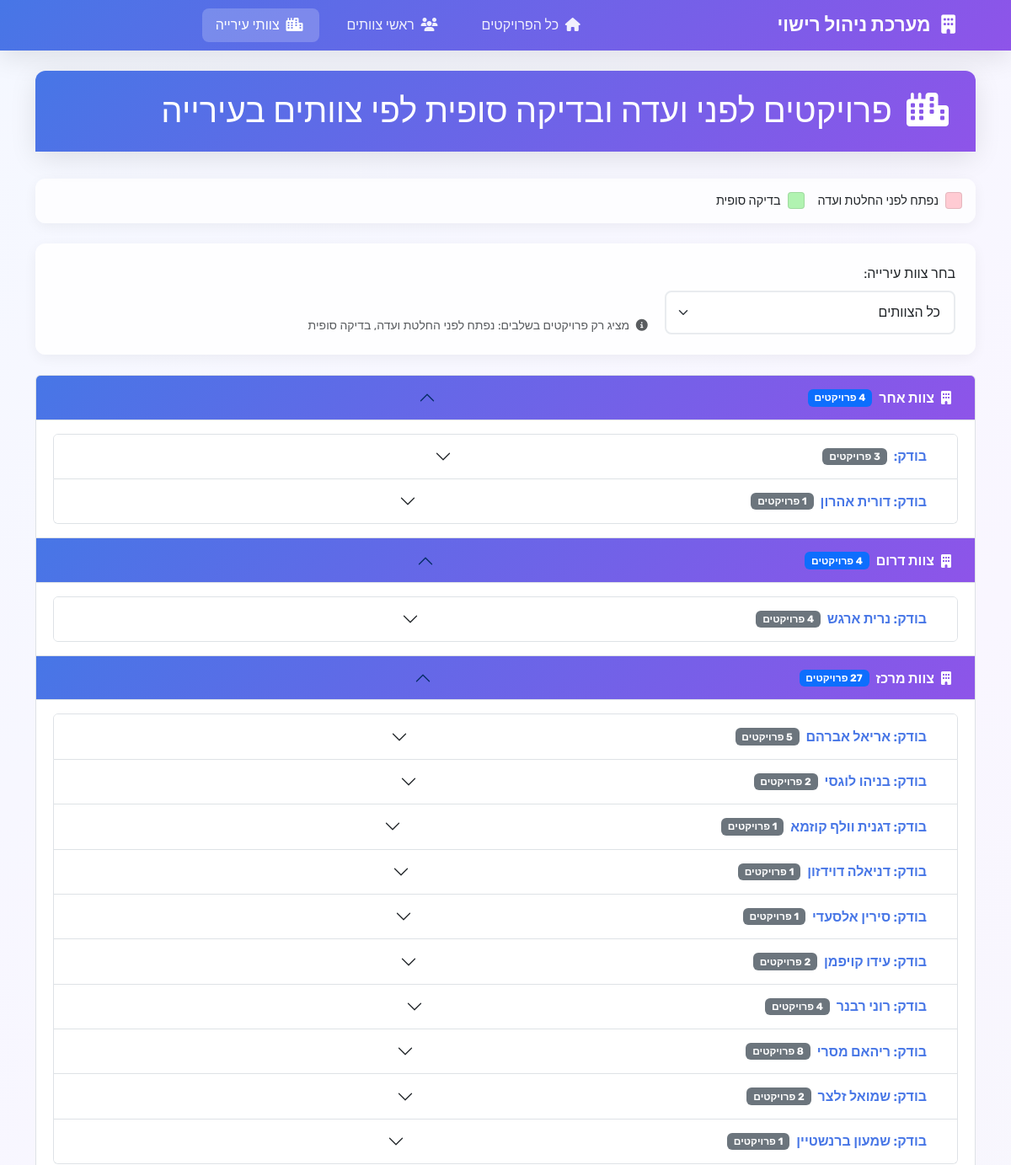
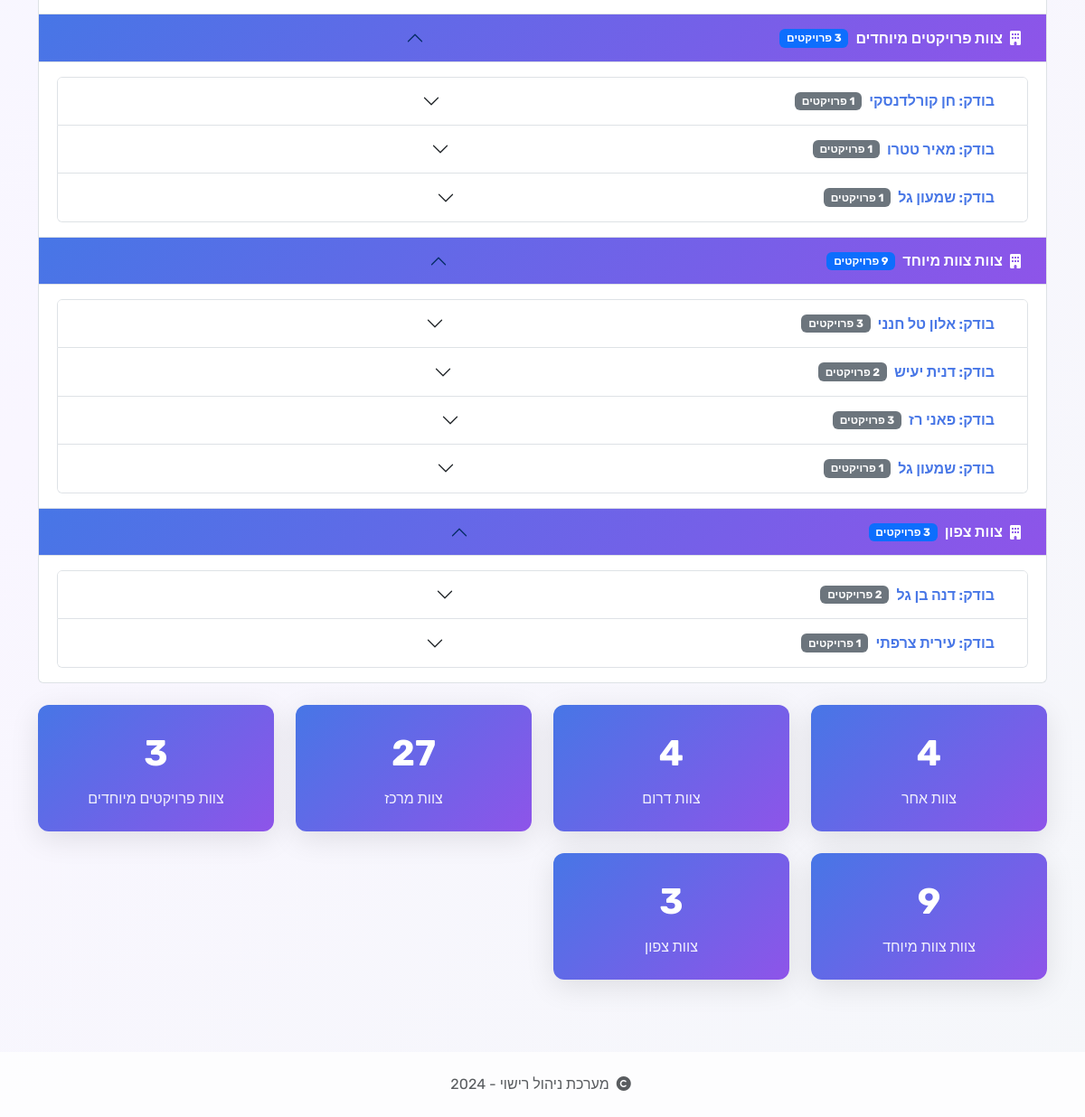
The page /city-teams on the database its author committed (2 pictures, top to bottom).
### tables this page shows
CREATE TABLE projects (
                id INTEGER PRIMARY KEY AUTOINCREMENT,
                project_name TEXT NOT NULL,
                request_number TEXT NOT NULL,
                date TEXT NOT NULL,
                team_leader TEXT NOT NULL,
                stage TEXT NOT NULL
            , request_date TEXT, opening_date TEXT, notes TEXT, licensing_engineer TEXT, request_types TEXT, engineer TEXT, info_file_number TEXT, status_date TEXT, management_company TEXT, entrepreneur_name TEXT, architect TEXT, city TEXT, city_team TEXT, committee_date TEXT, permit_validity_date TEXT, info_date_extension INTEGER DEFAULT 0, opening_date_extension INTEGER DEFAULT 0, status_date_extension INTEGER DEFAULT 0, committee_date_extension INTEGER DEFAULT 0, permit_validity_date_extension INTEGER DEFAULT 0, fees_transition_date TEXT, fees_type TEXT, developer_paid INTEGER DEFAULT 0, fees_transition_data TEXT);

### app.py (the view)
@app.route('/city-teams')
def city_teams():
    conn = get_db_connection()
    city_team_filter = request.args.get('city_team', '')
    relevant_stages = ["נפתח לפני החלטת ועדה", "בדיקה סופית"]
    query = """
        SELECT
            id, project_name, request_number, info_file_number,
            date, opening_date, status_date, committee_date, permit_validity_date,
            team_leader, stage, request_types, engineer, management_company,
            entrepreneur_name, architect, city, notes,
            info_date_extension, opening_date_extension, status_date_extension,
            committee_date_extension, permit_validity_date_extension, city_team
        FROM projects
        WHERE stage IN (?, ?)
    """
    params = relevant_stages.copy()
    if city_team_filter:
        query += " AND city_team = ?"
        params.append(city_team_filter)
    query += " ORDER BY city_team, engineer, stage, opening_date"
    projects = conn.execute(query, params).fetchall()
    projects_by_team = {}
    for project in projects:
        project_dict = dict(project)
        if project_dict.get('opening_date'):
            project_dict['formatted_opening_date'] = format_date_with_extension(
                project_dict['opening_date'],
                project_dict.get('opening_date_extension', 0),
                'opening'
            )
        if project_dict.get('committee_date'):
            project_dict['formatted_committee_date'] = format_date_with_extension(
                project_dict['committee_date'],
                project_dict.get('committee_date_extension', 0),
                'committee'
            )
        stage = project_dict.get('stage', '')
        if stage == "נפתח לפני החלטת ועדה":
            project_dict['row_color'] = "stage_committee"
        elif stage == "בדיקה סופית":
            project_dict['row_color'] = "stage_final"
        else:
            project_dict['row_color'] = ""
        team = project_dict.get('city_team', 'לא מוגדר')
        engineer = project_dict.get('engineer', 'לא מוגדר')
        if team not in projects_by_team:
            projects_by_team[team] = {}
        if engineer not in projects_by_team[team]:
            projects_by_team[team][engineer] = []
        projects_by_team[team][engineer].append(project_dict)
    conn.close()
    return render_template('city_teams.html',
                         projects_by_team=projects_by_team,
                         city_teams=CITY_TEAMS,
                         current_city_team=city_team_filter,
                         relevant_stages=relevant_stages)

### app.py (called while the page is built)
def get_db_connection():
    conn = sqlite3.connect(DATABASE_PATH)
    conn.row_factory = sqlite3.Row
    return conn

def calculate_base_date_by_type(original_date, field_type):
    if field_type == 'opening':
        business_target = calculate_business_days(original_date.strftime('%Y-%m-%d'), 45)
        return datetime.strptime(business_target, '%Y-%m-%d') if business_target else original_date + timedelta(days=180)
    elif field_type in ['info', 'committee']:
        return original_date + timedelta(days=730)
    elif field_type == 'permit':
        return original_date + timedelta(days=1095)
    else:
        return original_date + timedelta(days=180)

def format_base_date_by_type(original_date_str, field_type):
    if not original_date_str:
        return ""
    try:
        original_date = datetime.strptime(original_date_str, '%Y-%m-%d')
        base_date = calculate_base_date_by_type(original_date, field_type)
        if field_type == 'opening':
            business_target = calculate_business_days(original_date_str, 45)
            return f"{original_date_str}<br>(45 ימי עסקים: {business_target})"
        elif field_type in ['info', 'committee']:
            return f"{original_date_str}<br>(2 שנים: {base_date.strftime('%Y-%m-%d')})"
        elif field_type == 'permit':
            return f"{original_date_str}<br>(3 שנים: {base_date.strftime('%Y-%m-%d')})"
        else:
            return original_date_str
    except:
        return original_date_str

def get_base_description(field_type):
    if field_type == 'opening':
        return "45 ימי עסקים"
    elif field_type in ['info', 'committee']:
        return "2 שנים"
    elif field_type == 'permit':
        return "3 שנים"
    else:
        return "בסיס"

### templates/city_teams.html (shortened to what this page needs)
{% extends "base.html" %}
{% block content %}
<div class="row">
    <div class="col-12">
        <div class="card">
            <div class="card-header">
                <h1 class="mb-0">
                    <i class="fas fa-city me-2"></i>
                    פרויקטים לפני ועדה ובדיקה סופית לפי צוותים בעירייה
                </h1>
            </div>
        </div>
        <div class="status-legend">
            <div class="legend-item">
                <div class="legend-color" style="background-color: rgba(255, 182, 193, 0.7);"></div>
                <span>נפתח לפני החלטת ועדה</span>
            </div>
            <div class="legend-item">
                <div class="legend-color" style="background-color: rgba(144, 238, 144, 0.7);"></div>
                <span>בדיקה סופית</span>
            </div>
        </div>
        <div class="filter-section">
            <form method="GET" class="row g-3">
                <div class="col-md-4">
                    <label for="city_team" class="form-label">בחר צוות עירייה:</label>
                    <select class="form-select" name="city_team" id="city_team" onchange="this.form.submit()">
                        <option value="">כל הצוותים</option>
                    </select>
                </div>
                <div class="col-md-8">
                    <div class="d-flex align-items-end h-100">
                        <small class="text-muted">
                            <i class="fas fa-info-circle me-1"></i>
                            מציג רק פרויקטים בשלבים: {{ relevant_stages|join(', ') }}
                        </small>
                    </div>
                </div>
            </form>
        </div>
        <div class="accordion" id="cityTeamsAccordion">
            {% for city_team, engineers in projects_by_team.items() %}
            <div class="accordion-item">
                <h2 class="accordion-header" id="cityHeading{{ loop.index }}">
                    <button class="accordion-button {{ 'collapsed' if current_city_team and current_city_team != city_team }}"
                            type="button"
                            data-bs-toggle="collapse"
                            data-bs-target="#cityCollapse{{ loop.index }}"
                            aria-expanded="{{ 'true' if not current_city_team or current_city_team == city_team else 'false' }}"
                            aria-controls="cityCollapse{{ loop.index }}">
                        <i class="fas fa-building me-2"></i>
                        צוות {{ city_team }}
                        <span class="badge bg-primary ms-2">
                            {{ engineers.values() | map('length') | sum }} פרויקטים
                        </span>
                    </button>
                </h2>
                <div id="cityCollapse{{ loop.index }}"
                     class="accordion-collapse collapse {{ 'show' if not current_city_team or current_city_team == city_team }}"
                     aria-labelledby="cityHeading{{ loop.index }}"
                     data-bs-parent="#cityTeamsAccordion">
                    <div class="accordion-body">
                        <div class="accordion" id="engineersAccordion{{ loop.index }}">
                            {% for engineer, projects in engineers.items() %}
                            <div class="accordion-item">
                                <h3 class="accordion-header" id="engineerHeading{{ loop.index0 }}_{{ loop.index }}">
                                    <button class="accordion-button collapsed"
                                            type="button"
                                            data-bs-toggle="collapse"
                                            data-bs-target="#engineerCollapse{{ loop.index0 }}_{{ loop.index }}"
                                            aria-expanded="false"
                                            aria-controls="engineerCollapse{{ loop.index0 }}_{{ loop.index }}">
                                        בודק: {{ engineer }}
                                        <span class="badge bg-secondary ms-2">{{ projects|length }} פרויקטים</span>
                                    </button>
                                </h3>
                            </div>
                            {% endfor %}
                        </div>
                    </div>
                </div>
            </div>
            {% endfor %}
        </div>
        <div class="stats-grid mt-4">
            {% for city_team, engineers in projects_by_team.items() %}
            <div class="stat-card">
                <div class="stat-number">{{ engineers.values() | map('length') | sum }}</div>
                <div class="stat-label">צוות {{ city_team }}</div>
            </div>
            {% endfor %}
        </div>
    </div>
</div>
{% endblock %}

### templates/base.html (style rules this page uses)
:root { --primary-gradient: linear-gradient(135deg, #4776E6 0%, #8E54E9 100%); --primary-color: #4776E6; --secondary-color: #8E54E9; --bg-gradient: linear-gradient(135deg, #f5f8ff 0%, #f9f6ff 50%, #f5f7fa 100%); --card-shadow: 0 8px 32px rgba(0, 0, 0, 0.1); --border-radius: 12px; }
* { font-family: 'Rubik', -apple-system, BlinkMacSystemFont, 'Segoe UI', sans-serif; }
body { background: var(--bg-gradient); min-height: 100vh; direction: rtl; }
.card { border: none; border-radius: var(--border-radius); box-shadow: var(--card-shadow); backdrop-filter: blur(10px); background: rgba(255, 255, 255, 0.95); margin-bottom: 2rem; }
.card-header { background: var(--primary-gradient); color: white; border: none; border-radius: var(--border-radius) var(--border-radius) 0 0 !important; font-weight: 600; padding: 1.5rem; }
.form-control, .form-select { border: 2px solid #e9ecef; border-radius: 8px; padding: 0.75rem 1rem; transition: all 0.3s ease; }
.status-legend { display: flex; flex-wrap: wrap; gap: 1rem; margin-bottom: 1.5rem; padding: 1rem; background: rgba(255, 255, 255, 0.8); border-radius: var(--border-radius); box-shadow: 0 4px 15px rgba(0, 0, 0, 0.05); }
.legend-item { display: flex; align-items: center; gap: 0.5rem; font-size: 0.9rem; font-weight: 500; }
.legend-color { width: 20px; height: 20px; border-radius: 4px; border: 1px solid rgba(0, 0, 0, 0.1); }
.stats-grid { display: grid; grid-template-columns: repeat(auto-fit, minmax(250px, 1fr)); gap: 1.5rem; margin-bottom: 2rem; }
.stat-card { background: var(--primary-gradient); color: white; padding: 1.5rem; border-radius: var(--border-radius); text-align: center; box-shadow: var(--card-shadow); }
.stat-number { font-size: 2.5rem; font-weight: 700; margin-bottom: 0.5rem; }
.stat-label { font-size: 1rem; opacity: 0.9; }
.filter-section { background: rgba(255, 255, 255, 0.9); padding: 1.5rem; border-radius: var(--border-radius); margin-bottom: 1.5rem; box-shadow: 0 4px 15px rgba(0, 0, 0, 0.05); }
.accordion-button { background: rgba(255, 255, 255, 0.9); border: none; font-weight: 600; color: var(--primary-color); }
.accordion-button:not(.collapsed) { background: var(--primary-gradient); color: white; }

### rows shown on the page
projects: city_team "אחר", values|map "4"
projects: engineer "דורית אהרון"
projects: city_team "דרום", engineer "נרית ארגש", values|map "4"
projects: city_team "מרכז", values|map "27", engineer "אריאל אברהם", projects "5"
projects: engineer "בניהו לוגסי", projects "2"
projects: engineer "דגנית וולף קוזמא", projects "1"
projects: engineer "דניאלה דוידזון", projects "1"
projects: engineer "סירין אלסעדי", projects "1"
projects: engineer "עידו קויפמן", projects "2"
projects: engineer "רוני רבנר"
projects: engineer "ריהאם מסרי"
projects: engineer "שמואל זלצר"
projects: engineer "שמעון ברנשטיין", projects "1"
projects: city_team "פרויקטים מיוחדים", engineer "חן קורלדנסקי", projects "1", values|map "3"
projects: engineer "מאיר טטרו", projects "1"
projects: engineer "שמעון גל", projects "1"
projects: city_team "צוות מיוחד", engineer "אלון טל חנני", values|map "9"
projects: engineer "דנית יעיש", projects "2"
projects: engineer "פאני רז", projects "3"
projects: engineer "שמעון גל", projects "1"
projects: city_team "צפון", values|map "3", engineer "דנה בן גל"
projects: engineer "עירית צרפתי"

### other values the page prints
{{ relevant_stages|join(', ') }} "נפתח לפני החלטת ועדה, בדיקה סופית"
